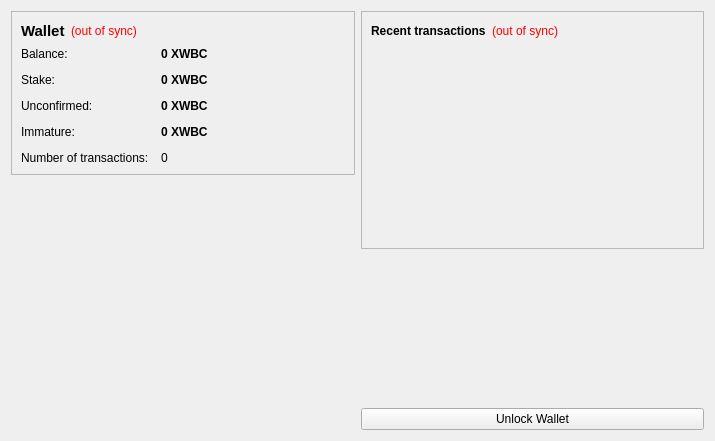
<?xml version="1.0" encoding="UTF-8"?>
<ui version="4.0">
 <class>OverviewPage</class>
 <widget class="QWidget" name="OverviewPage">
  <property name="geometry">
   <rect>
    <x>0</x>
    <y>0</y>
    <width>715</width>
    <height>441</height>
   </rect>
  </property>
  <property name="windowTitle">
   <string>Form</string>
  </property>
  <layout class="QHBoxLayout" name="horizontalLayout" stretch="1,1">
   <item>
    <layout class="QVBoxLayout" name="verticalLayout_2">
     <item>
      <widget class="QFrame" name="frame">
       <property name="frameShape">
        <enum>QFrame::StyledPanel</enum>
       </property>
       <property name="frameShadow">
        <enum>QFrame::Raised</enum>
       </property>
       <layout class="QVBoxLayout" name="verticalLayout_4">
        <item>
         <layout class="QHBoxLayout" name="horizontalLayout_4">
          <item>
           <widget class="QLabel" name="label_5">
            <property name="font">
             <font>
              <pointsize>11</pointsize>
              <weight>75</weight>
              <bold>true</bold>
             </font>
            </property>
            <property name="text">
             <string>Wallet</string>
            </property>
           </widget>
          </item>
          <item>
           <widget class="QLabel" name="labelWalletStatus">
            <property name="toolTip">
             <string>The displayed information may be out of date. Your wallet automatically synchronizes with the LxcCoin network after a connection is established, but this process has not completed yet.</string>
            </property>
            <property name="styleSheet">
             <string notr="true">QLabel { color: red; }</string>
            </property>
            <property name="text">
             <string notr="true">(out of sync)</string>
            </property>
            <property name="alignment">
             <set>Qt::AlignLeading|Qt::AlignLeft|Qt::AlignVCenter</set>
            </property>
           </widget>
          </item>
          <item>
           <spacer name="horizontalSpacer_2">
            <property name="orientation">
             <enum>Qt::Horizontal</enum>
            </property>
            <property name="sizeHint" stdset="0">
             <size>
              <width>40</width>
              <height>20</height>
             </size>
            </property>
           </spacer>
          </item>
         </layout>
        </item>
        <item>
         <layout class="QFormLayout" name="formLayout_2">
          <property name="fieldGrowthPolicy">
           <enum>QFormLayout::AllNonFixedFieldsGrow</enum>
          </property>
          <property name="horizontalSpacing">
           <number>12</number>
          </property>
          <property name="verticalSpacing">
           <number>12</number>
          </property>
          <item row="0" column="0">
           <widget class="QLabel" name="label">
            <property name="text">
             <string>Balance:</string>
            </property>
           </widget>
          </item>
          <item row="0" column="1">
           <widget class="QLabel" name="labelBalance">
            <property name="font">
             <font>
              <weight>75</weight>
              <bold>true</bold>
             </font>
            </property>
            <property name="cursor">
             <cursorShape>IBeamCursor</cursorShape>
            </property>
            <property name="toolTip">
             <string>Your current balance</string>
            </property>
            <property name="text">
             <string notr="true">0 XWBC</string>
            </property>
            <property name="textInteractionFlags">
             <set>Qt::LinksAccessibleByMouse|Qt::TextSelectableByKeyboard|Qt::TextSelectableByMouse</set>
            </property>
           </widget>
          </item>
          <item row="1" column="0">
           <widget class="QLabel" name="label_6">
            <property name="text">
             <string>Stake:</string>
            </property>
           </widget>
          </item>
          <item row="1" column="1">
           <widget class="QLabel" name="labelStake">
            <property name="font">
             <font>
              <weight>75</weight>
              <bold>true</bold>
             </font>
            </property>
            <property name="cursor">
             <cursorShape>IBeamCursor</cursorShape>
            </property>
            <property name="toolTip">
             <string>Total of coins that was staked, and do not yet count toward the current balance</string>
            </property>
            <property name="text">
             <string notr="true">0 XWBC</string>
            </property>
            <property name="textInteractionFlags">
             <set>Qt::LinksAccessibleByMouse|Qt::TextSelectableByKeyboard|Qt::TextSelectableByMouse</set>
            </property>
           </widget>
          </item>
          <item row="2" column="0">
           <widget class="QLabel" name="label_3">
            <property name="text">
             <string>Unconfirmed:</string>
            </property>
           </widget>
          </item>
          <item row="2" column="1">
           <widget class="QLabel" name="labelUnconfirmed">
            <property name="font">
             <font>
              <weight>75</weight>
              <bold>true</bold>
             </font>
            </property>
            <property name="cursor">
             <cursorShape>IBeamCursor</cursorShape>
            </property>
            <property name="toolTip">
             <string>Total of transactions that have yet to be confirmed, and do not yet count toward the current balance</string>
            </property>
            <property name="text">
             <string notr="true">0 XWBC</string>
            </property>
            <property name="textInteractionFlags">
             <set>Qt::LinksAccessibleByMouse|Qt::TextSelectableByKeyboard|Qt::TextSelectableByMouse</set>
            </property>
           </widget>
          </item>
          <item row="3" column="0">
           <widget class="QLabel" name="labelImmatureText">
            <property name="text">
             <string>Immature:</string>
            </property>
           </widget>
          </item>
          <item row="3" column="1">
           <widget class="QLabel" name="labelImmature">
            <property name="font">
             <font>
              <weight>75</weight>
              <bold>true</bold>
             </font>
            </property>
            <property name="toolTip">
             <string>Mined balance that has not yet matured</string>
            </property>
            <property name="text">
             <string notr="true">0 XWBC</string>
            </property>
            <property name="textInteractionFlags">
             <set>Qt::LinksAccessibleByMouse|Qt::TextSelectableByKeyboard|Qt::TextSelectableByMouse</set>
            </property>
           </widget>
          </item>
          <item row="4" column="0">
           <widget class="QLabel" name="label_2">
            <property name="text">
             <string>Number of transactions:</string>
            </property>
           </widget>
          </item>
          <item row="4" column="1">
           <widget class="QLabel" name="labelNumTransactions">
            <property name="toolTip">
             <string>Total number of transactions in wallet</string>
            </property>
            <property name="text">
             <string notr="true">0</string>
            </property>
           </widget>
          </item>
         </layout>
        </item>
       </layout>
      </widget>
     </item>
     <item>
      <spacer name="verticalSpacer">
       <property name="orientation">
        <enum>Qt::Vertical</enum>
       </property>
       <property name="sizeHint" stdset="0">
        <size>
         <width>20</width>
         <height>40</height>
        </size>
       </property>
      </spacer>
     </item>
     <item>
      <widget class="QLabel" name="label_6">
       <property name="text">
        <string/>
       </property>
       <property name="pixmap">
        <pixmap resource="../bitcoin.qrc">:/images/backg</pixmap>
       </property>
       <property name="scaledContents">
        <bool>false</bool>
       </property>
       <property name="alignment">
        <set>Qt::AlignCenter</set>
       </property>
       <property name="margin">
        <number>-2</number>
       </property>
      </widget>
     </item>
    </layout>
   </item>
   <item>
    <layout class="QVBoxLayout" name="verticalLayout_3">
     <item>
      <widget class="QFrame" name="frame_2">
       <property name="frameShape">
        <enum>QFrame::StyledPanel</enum>
       </property>
       <property name="frameShadow">
        <enum>QFrame::Raised</enum>
       </property>
       <layout class="QVBoxLayout" name="verticalLayout">
        <item>
         <layout class="QHBoxLayout" name="horizontalLayout_2">
          <item>
           <widget class="QLabel" name="label_4">
            <property name="text">
             <string>&lt;b&gt;Recent transactions&lt;/b&gt;</string>
            </property>
           </widget>
          </item>
          <item>
           <widget class="QLabel" name="labelTransactionsStatus">
            <property name="toolTip">
             <string>The displayed information may be out of date. Your wallet automatically synchronizes with the LxcCoin network after a connection is established, but this process has not completed yet.</string>
            </property>
            <property name="styleSheet">
             <string notr="true">QLabel { color: red; }</string>
            </property>
            <property name="text">
             <string notr="true">(out of sync)</string>
            </property>
            <property name="alignment">
             <set>Qt::AlignRight|Qt::AlignTrailing|Qt::AlignVCenter</set>
            </property>
           </widget>
          </item>
          <item>
           <spacer name="horizontalSpacer">
            <property name="orientation">
             <enum>Qt::Horizontal</enum>
            </property>
            <property name="sizeHint" stdset="0">
             <size>
              <width>40</width>
              <height>20</height>
             </size>
            </property>
           </spacer>
          </item>
         </layout>
        </item>
        <item>
         <widget class="QListView" name="listTransactions">
          <property name="styleSheet">
           <string notr="true">QListView { background: transparent; }</string>
          </property>
          <property name="frameShape">
           <enum>QFrame::NoFrame</enum>
          </property>
          <property name="verticalScrollBarPolicy">
           <enum>Qt::ScrollBarAlwaysOff</enum>
          </property>
          <property name="horizontalScrollBarPolicy">
           <enum>Qt::ScrollBarAlwaysOff</enum>
          </property>
          <property name="selectionMode">
           <enum>QAbstractItemView::NoSelection</enum>
          </property>
         </widget>
        </item>
       </layout>
      </widget>
     </item>
     <item>
      <spacer name="verticalSpacer_2">
       <property name="orientation">
        <enum>Qt::Vertical</enum>
       </property>
       <property name="sizeHint" stdset="0">
        <size>
         <width>20</width>
         <height>40</height>
        </size>
       </property>
      </spacer>
     </item>
     <item>
      <widget class="QPushButton" name="unlockWalletButton">
       <property name="text">
        <string>Unlock Wallet</string>
       </property>
      </widget>
     </item>
    </layout>
   </item>
  </layout>
 </widget>
 <resources>
  <include location="../bitcoin.qrc"/>
 </resources>
 <connections/>
</ui>
